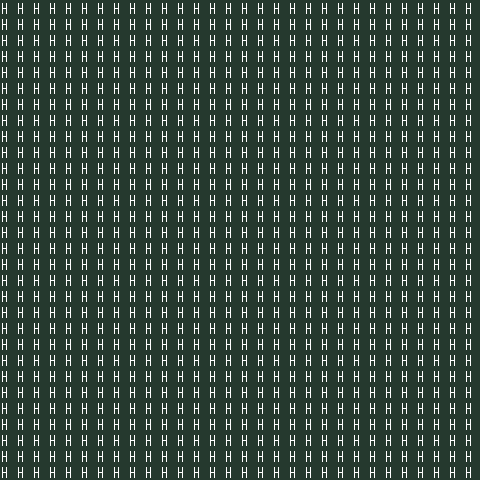

A 2D game scene composited from a Tiled map and its tileset images. What follows is a short description and the map's XML, with every tile layer's data as written:
An orthogonal 30x30 tile map with 16x16 px tiles, 1 tile layer (prototype).

<map version="1.10" tiledversion="1.10.2" orientation="orthogonal" renderorder="right-down" width="30" height="30" tilewidth="16" tileheight="16" infinite="0" nextlayerid="9" nextobjectid="1">
 <tileset firstgid="110" source="HiddenJungle_TSX.tsx" />
 <layer id="1" name="prototype" width="30" height="30">
  <data encoding="csv">
206,206,206,206,206,206,206,206,206,206,206,206,206,206,206,206,206,206,206,206,206,206,206,206,206,206,206,206,206,206,
206,206,206,206,206,206,206,206,206,206,206,206,206,206,206,206,206,206,206,206,206,206,206,206,206,206,206,206,206,206,
206,206,206,206,206,206,206,206,206,206,206,206,206,206,206,206,206,206,206,206,206,206,206,206,206,206,206,206,206,206,
206,206,206,206,206,206,206,206,206,206,206,206,206,206,206,206,206,206,206,206,206,206,206,206,206,206,206,206,206,206,
206,206,206,206,206,206,206,206,206,206,206,206,206,206,206,206,206,206,206,206,206,206,206,206,206,206,206,206,206,206,
206,206,206,206,206,206,206,206,206,206,206,206,206,206,206,206,206,206,206,206,206,206,206,206,206,206,206,206,206,206,
206,206,206,206,206,206,206,206,206,206,206,206,206,206,206,206,206,206,206,206,206,206,206,206,206,206,206,206,206,206,
206,206,206,206,206,206,206,206,206,206,206,206,206,206,206,206,206,206,206,206,206,206,206,206,206,206,206,206,206,206,
206,206,206,206,206,206,206,206,206,206,206,206,206,206,206,206,206,206,206,206,206,206,206,206,206,206,206,206,206,206,
206,206,206,206,206,206,206,206,206,206,206,206,206,206,206,206,206,206,206,206,206,206,206,206,206,206,206,206,206,206,
206,206,206,206,206,206,206,206,206,206,206,206,206,206,206,206,206,206,206,206,206,206,206,206,206,206,206,206,206,206,
206,206,206,206,206,206,206,206,206,206,206,206,206,206,206,206,206,206,206,206,206,206,206,206,206,206,206,206,206,206,
206,206,206,206,206,206,206,206,206,206,206,206,206,206,206,206,206,206,206,206,206,206,206,206,206,206,206,206,206,206,
206,206,206,206,206,206,206,206,206,206,206,206,206,206,206,206,206,206,206,206,206,206,206,206,206,206,206,206,206,206,
206,206,206,206,206,206,206,206,206,206,206,206,206,206,206,206,206,206,206,206,206,206,206,206,206,206,206,206,206,206,
206,206,206,206,206,206,206,206,206,206,206,206,206,206,206,206,206,206,206,206,206,206,206,206,206,206,206,206,206,206,
206,206,206,206,206,206,206,206,206,206,206,206,206,206,206,206,206,206,206,206,206,206,206,206,206,206,206,206,206,206,
206,206,206,206,206,206,206,206,206,206,206,206,206,206,206,206,206,206,206,206,206,206,206,206,206,206,206,206,206,206,
206,206,206,206,206,206,206,206,206,206,206,206,206,206,206,206,206,206,206,206,206,206,206,206,206,206,206,206,206,206,
206,206,206,206,206,206,206,206,206,206,206,206,206,206,206,206,206,206,206,206,206,206,206,206,206,206,206,206,206,206,
206,206,206,206,206,206,206,206,206,206,206,206,206,206,206,206,206,206,206,206,206,206,206,206,206,206,206,206,206,206,
206,206,206,206,206,206,206,206,206,206,206,206,206,206,206,206,206,206,206,206,206,206,206,206,206,206,206,206,206,206,
206,206,206,206,206,206,206,206,206,206,206,206,206,206,206,206,206,206,206,206,206,206,206,206,206,206,206,206,206,206,
206,206,206,206,206,206,206,206,206,206,206,206,206,206,206,206,206,206,206,206,206,206,206,206,206,206,206,206,206,206,
206,206,206,206,206,206,206,206,206,206,206,206,206,206,206,206,206,206,206,206,206,206,206,206,206,206,206,206,206,206,
206,206,206,206,206,206,206,206,206,206,206,206,206,206,206,206,206,206,206,206,206,206,206,206,206,206,206,206,206,206,
206,206,206,206,206,206,206,206,206,206,206,206,206,206,206,206,206,206,206,206,206,206,206,206,206,206,206,206,206,206,
206,206,206,206,206,206,206,206,206,206,206,206,206,206,206,206,206,206,206,206,206,206,206,206,206,206,206,206,206,206,
206,206,206,206,206,206,206,206,206,206,206,206,206,206,206,206,206,206,206,206,206,206,206,206,206,206,206,206,206,206,
206,206,206,206,206,206,206,206,206,206,206,206,206,206,206,206,206,206,206,206,206,206,206,206,206,206,206,206,206,206
</data>
 </layer>
</map>
